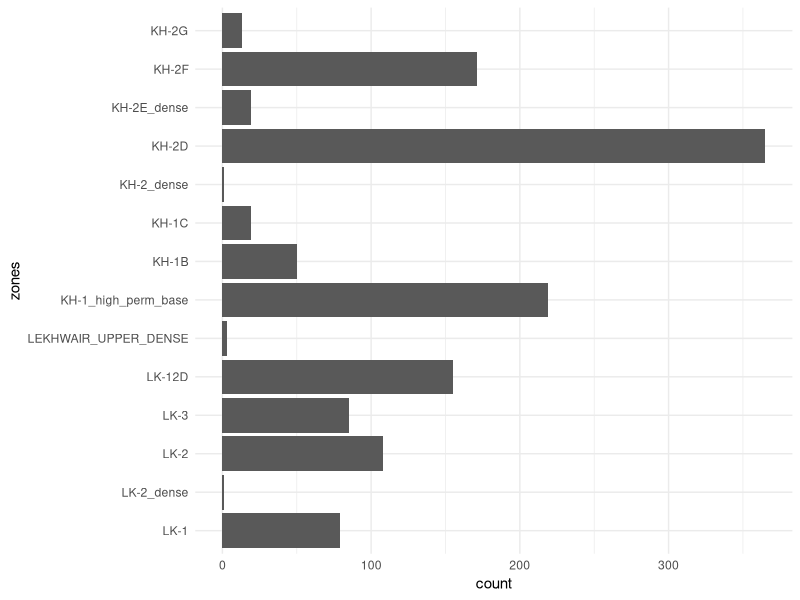
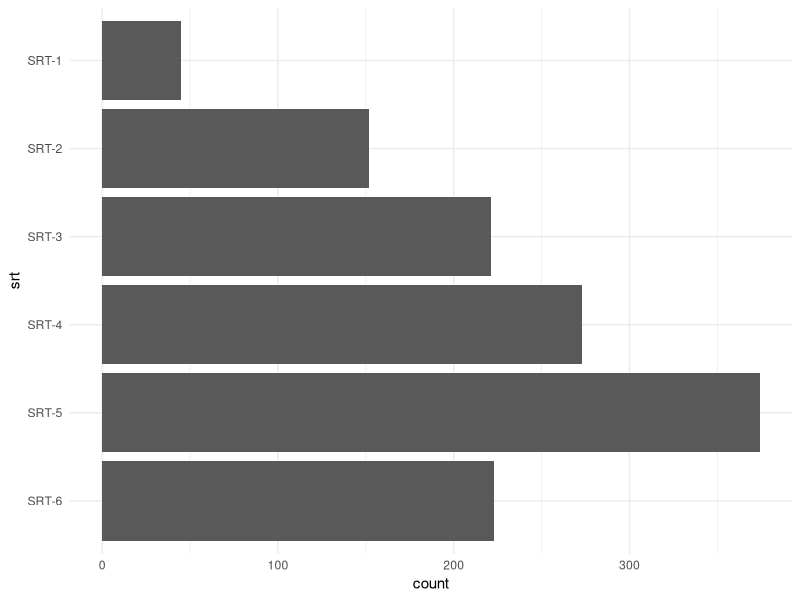
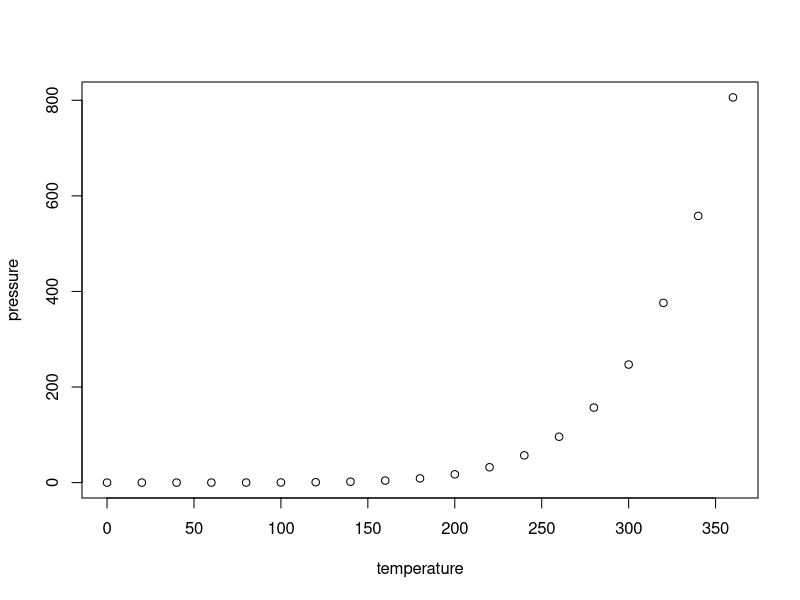

The R script that drew these images, in order:
## ---- chunk 1
knitr::opts_chunk$set(echo = TRUE)

# Packages

library(readxl)
library(tidyverse)
library(flextable)

## ---- chunk 2



rca_data <- read_excel("../../raw_data/srt_core/All_RCA_Data_with_log_data.xlsx", 
                       col_types = c("skip", "skip", "skip", 
                                     "numeric", "numeric", "text", "numeric", 
                                     "numeric", "text", "text", "numeric", 
                                     "skip", "numeric", "numeric", "numeric", 
                                     "numeric", "numeric", "numeric", 
                                     "numeric", "numeric", "numeric", 
                                     "numeric", "skip", "numeric", "numeric")) %>% 
    filter(`conditions experiment` == "overburden") %>% 
    rename(Zone = `Zone log linked to 'CEPSA_WELLTOPS_JUN20_STATIC'`) %>% 
        mutate(srt = if_else(SRT_OPCO == 1, "SRT-1", "non res") , 
               srt = if_else(SRT_OPCO == 2, "SRT-2", srt),
               srt = if_else(SRT_OPCO == 3, "SRT-3", srt),
               srt = if_else(SRT_OPCO == 4, "SRT-4", srt),
               srt = if_else(SRT_OPCO == 5, "SRT-5", srt),
               srt = if_else(SRT_OPCO == 6, "SRT-6", srt),
               zones = if_else(Zone ==   0 , "SH-1"                     , "non res" )  ,
               zones = if_else(Zone ==   1 , "HAWAR"                    , zones ),
               zones = if_else(Zone ==   2 , "KH-2G"                    , zones ),
               zones = if_else(Zone ==   3 , "KH-2F"                    , zones ),
               zones = if_else(Zone ==   4 , "KH-2E_dense"              , zones ),
               zones = if_else(Zone ==   5 , "KH-2D"                    , zones ),
               zones = if_else(Zone ==   6 , "KH-2_dense"               , zones ),
               zones = if_else(Zone ==   7 , "KH-1C"                    , zones ),
               zones = if_else(Zone ==   8 , "KH-1B"                    , zones ),
               zones = if_else(Zone ==   9 , "KH-1_high_perm_base"      , zones ),
               zones = if_else(Zone ==  10 , "LEKHWAIR_UPPER_DENSE"     , zones ),
               zones = if_else(Zone ==  11 , "LK-12D"                   , zones ),
               zones = if_else(Zone ==  12 , "LK-12_dense"              , zones ),
               zones = if_else(Zone ==  13 , "LK-9"                     , zones ),
               zones = if_else(Zone ==  14 , "LK-9A"                    , zones ),
               zones = if_else(Zone ==  15 , "LK-8A"                    , zones ),
               zones = if_else(Zone ==  16 , "LK-8_dense"               , zones ),
               zones = if_else(Zone ==  17 , "LK-7B"                    , zones ),
               zones = if_else(Zone ==  18 , "LK-7B_dense"              , zones ),
               zones = if_else(Zone ==  19 , "LK-7A"                    , zones ),
               zones = if_else(Zone ==  20 , "LK-7_dense"               , zones ),
               zones = if_else(Zone ==  21 , "LK-6_reservoir"           , zones ),
               zones = if_else(Zone ==  22 , "LK-6B_dense"              , zones ),
               zones = if_else(Zone ==  23 , "LK-6A"                    , zones ),
               zones = if_else(Zone ==  24 , "LK-6_dense"               , zones ),
               zones = if_else(Zone ==  25 , "LK-5B"                    , zones ),
               zones = if_else(Zone ==  26 , "LK-5_dense"               , zones ),
               zones = if_else(Zone ==  27 , "LK-3"                     , zones ),
               zones = if_else(Zone ==  28 , "LK-3_dense"               , zones ),
               zones = if_else(Zone ==  29 , "LK-3_dense_porosity"      , zones ),
               zones = if_else(Zone ==  30 , "LK-3_dense_porosity_base" , zones ),
               zones = if_else(Zone ==  31 , "LK-2"                     , zones ),
               zones = if_else(Zone ==  32 , "LK-2_dense"               , zones ),
               zones = if_else(Zone ==  33 , "LK-1"                     , zones ),
               zones = if_else(Zone ==  34 , "LK-1_dense"               , zones ),
               ) %>% 
    drop_na(zones, srt)


rca_data$zones <- as_factor(rca_data$zones)

rca_data$zones <- factor(rca_data$zones, 
                         levels = c("SH-1"         ,
                            "HAWAR"                ,                
                            "KH-2G"                ,                 
                            "KH-2F"                ,                 
                            "KH-2E_dense"          , 
                            "KH-2D"                ,            
                            "KH-2_dense"           ,     
                            "KH-1C"                ,          
                            "KH-1B"                ,         
                            "KH-1_high_perm_base"  ,  
                            "LEKHWAIR_UPPER_DENSE" ,
                            "LK-12D"               ,      
                            "LK-12_dense"          ,
                            "LK-9"                 ,           
                            "LK-9A"                ,          
                            "LK-8A"                ,         
                            "LK-8_dense"           ,  
                            "LK-7B"                ,       
                            "LK-7B_dense"          ,
                            "LK-7A"                ,           
                            "LK-7_dense"           ,    
                            "LK-6_reservoir"       ,
                            "LK-6B_dense"          ,
                            "LK-6A"                ,           
                            "LK-6_dense"           ,    
                            "LK-5B"                ,         
                            "LK-5_dense"           ,  
                            "LK-3"                 ,       
                            "LK-3_dense"           ,
                            "LK-3_dense_porosity"  ,
                            "LK-3_dense_porosity_base"  ,
                            "LK-2"                 ,    
                            "LK-2_dense"           ,
                            "LK-1"                 ,     
                            "LK-1_dense"        ))
                            
## ---- chunk 3
rca_data %>% 
    select(Well) %>% 
    count(Well) %>% 
    flextable() %>% autofit() %>% theme_vanilla() %>% 
    add_header_lines("Core samples per well")


## ---- chunk 4
rca_data %>% 
    select(zones) %>% 
    count(zones) %>% 
    flextable() %>% autofit() %>% theme_vanilla() %>% 
    add_header_lines("Core samples per Zone")

rca_data %>% 
    # count(zones) %>% 
    ggplot(aes(zones))+
    geom_bar()+
    coord_flip()+
    scale_x_discrete(limits=rev)+
    theme_minimal()
## ---- chunk 5
rca_data %>% 
    select(srt) %>% 
    count(srt) %>% 
    flextable() %>% autofit() %>% theme_vanilla() %>% 
    add_header_lines("Core samples per SRT")
## ---- chunk 6



rca_data %>% 
    # count(zones) %>% 
    ggplot(aes(srt))+
    geom_bar()+
    coord_flip()+
    scale_x_discrete(limits=rev)+
    theme_minimal()

## ---- chunk 7
plot(pressure)
